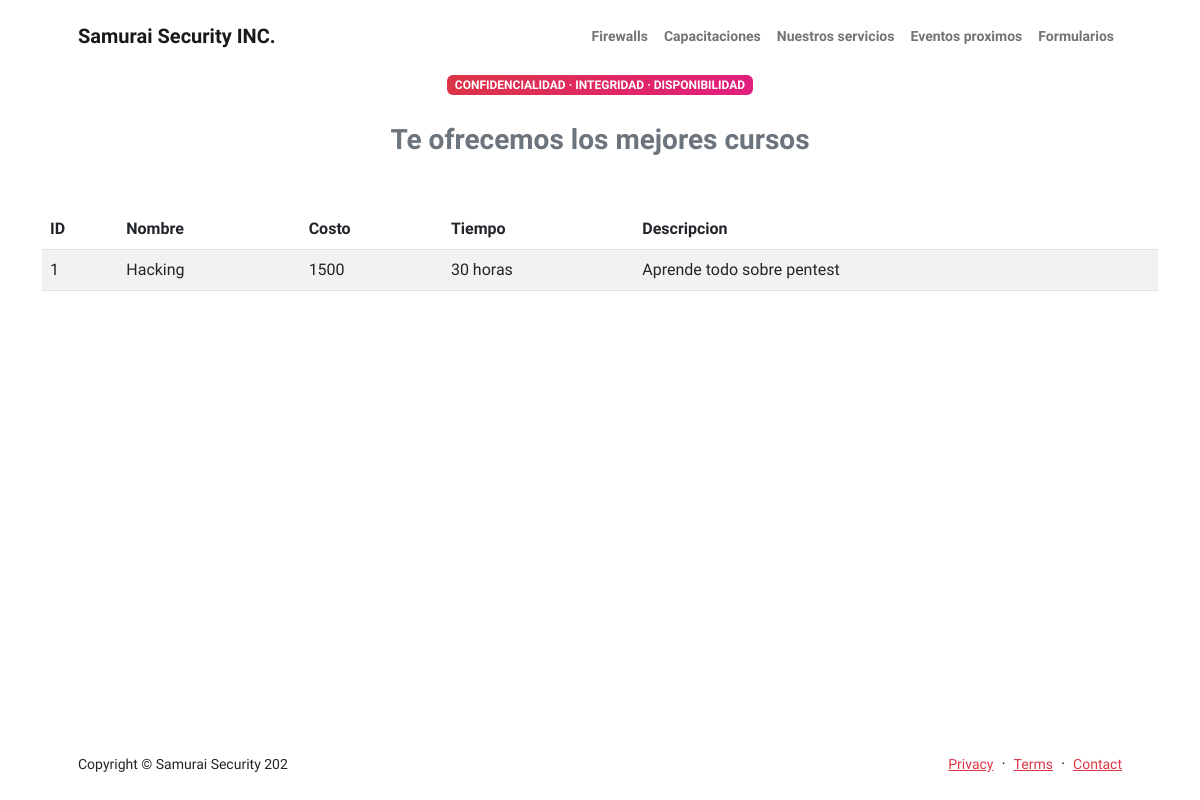
The app's page /cursos/, older data.
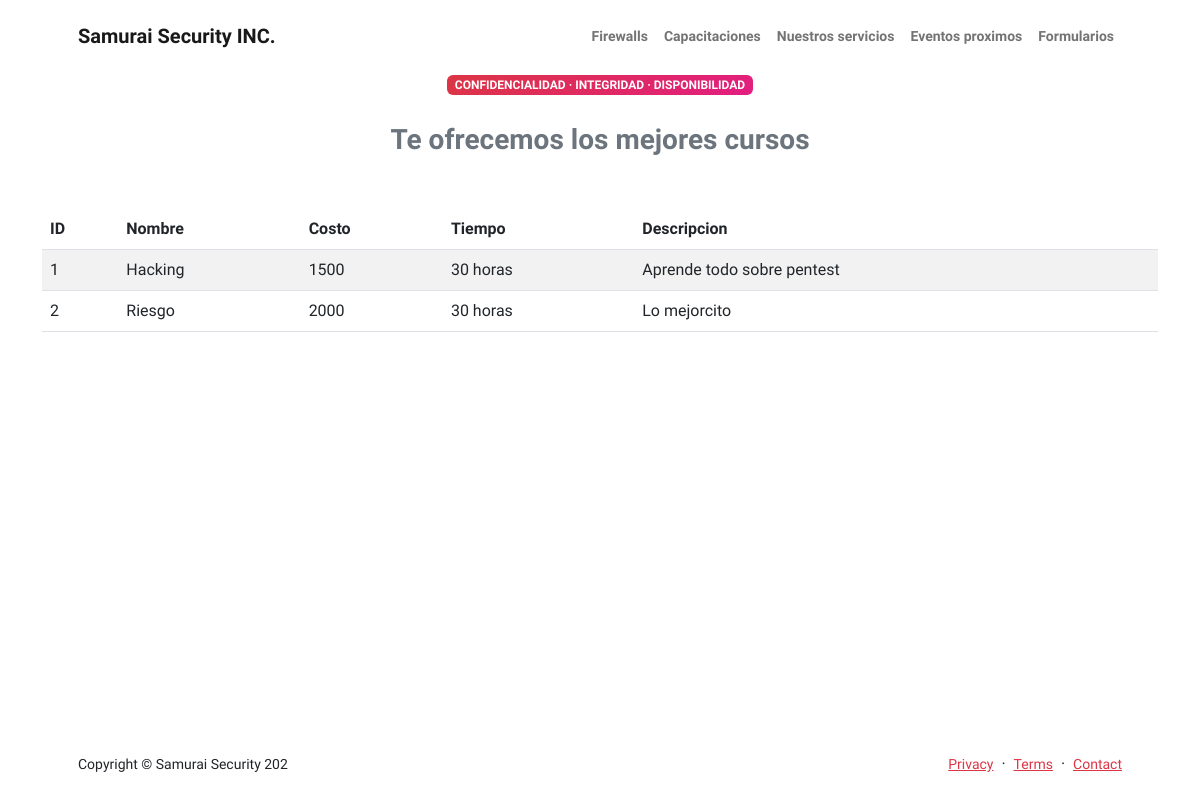
The same page, newer data.
### app/models.py (models this page shows)
class Cursos(models.Model):
    nombre = models.CharField(max_length=40)
    costo = models.IntegerField()
    tiempo = models.CharField(max_length=40)
    descripcion = models.CharField(max_length=40)

### app/views.py (the view)
# urls.py: path("cursos/", cursos_vista, name="cursos"),
def cursos_vista(request):
    contexto = {"cursitoss": Cursos.objects.all()}
    return render(request, "app/cursos.html", contexto)

### app/templates/app/cursos.html
{% extends "app/index.html" %}
{% block principal %}
<div class="container px-5 pb-5">
    <div class="row gx-5 justify-content-center">
      <div class="col-xxl-5">
        <div class="text-center">
          <div class="badge bg-gradient-primary-to-secondary text-white mb-4">
            <div class="text-uppercase">Confidencialidad · Integridad · Disponibilidad</div>
          </div>
          <div class="fs-3 fw-bold text-muted">Te ofrecemos los mejores cursos</div>
        </div>
      </div>
    </div>
  </div>
{% endblock principal %}
{% block content %}
<div class="container">
<table class="table table-striped">
    <thead>
    <tr>
     <th>ID</th>
      <th>Nombre</th>
      <th>Costo</th>
      <th>Tiempo</th>
      <th>Descripcion</th>
    </tr>
    </thead>
    <tbody>
        {% for c in cursitoss %}
    <tr>
      <td>{{ c.id}}</td>
      <td>{{ c.nombre}}</td>
      <td>{{ c.costo}}</td>
      <td>{{ c.tiempo}}</td>
      <td>{{ c.descripcion}}</td>
    </tr>
    {% endfor %}
    </tbody>
  </table>
</div>
{% endblock content %}

Row changes from the older to the newer data that the page shows:
added Cursos: id "2", nombre "Riesgo", costo "2000", tiempo "30 horas", descripcion "Lo mejorcito"
